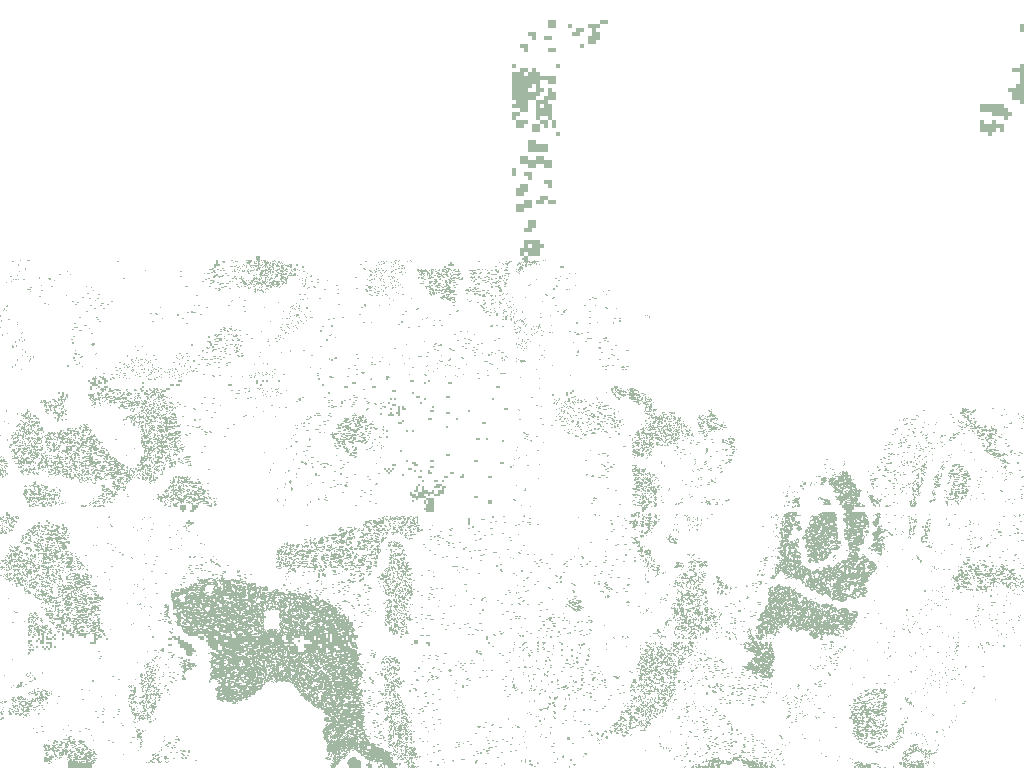
#> input picture img/canopy.png, 1024 x 768 px
$ python crop.py ../img/canopy.png
#> lines starting #> are read from the running program, lines starting #| are printed output that depends on the picture; after the words box and inside, x2 and y2 are one past the last pixel; in counts of white or black regions, pixels touching at a corner belong together
import sys, numpy as np, cv2
from PIL import Image
def beige_mask(a):
    r,g,b=[a[...,i].astype(int) for i in range(3)]
    return (r>130)&(r<235)&(g>110)&(g<210)&(b>70)&(b<160)&(r-b>45)&(r-g>5)&(r-g<40)&(abs((r-g)-(g-b))<25)
def crop(path):
#> called with path = '../img/canopy.png'
    im=Image.open(path).convert('RGB'); a=np.array(im); H,W=a.shape[:2]
#> after `im = Image.open(path).convert('RGB')`:
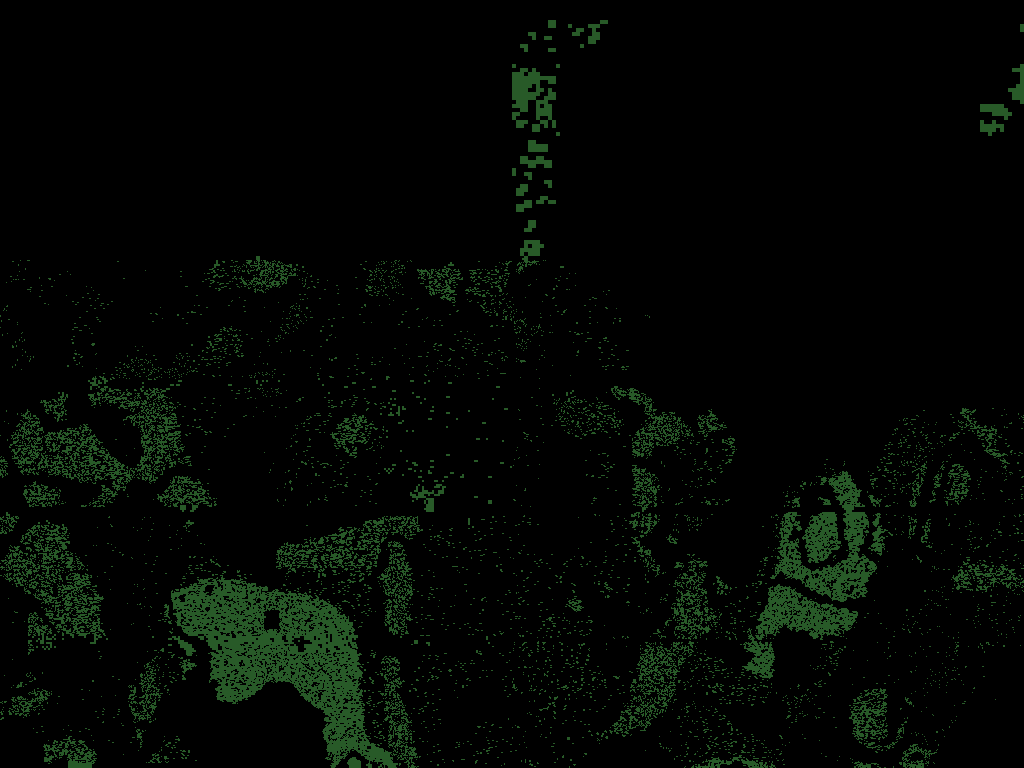
#> im: PIL image 1024x768 RGB; mean R, G, B 3.3, 7.3, 3.3
#> after `H, W = a.shape[:2]`: H = 768; W = 1024
    m=beige_mask(a)
#> in beige_mask, `r,g,b=[a[...,i].astype(int) for i in range(3)]`:
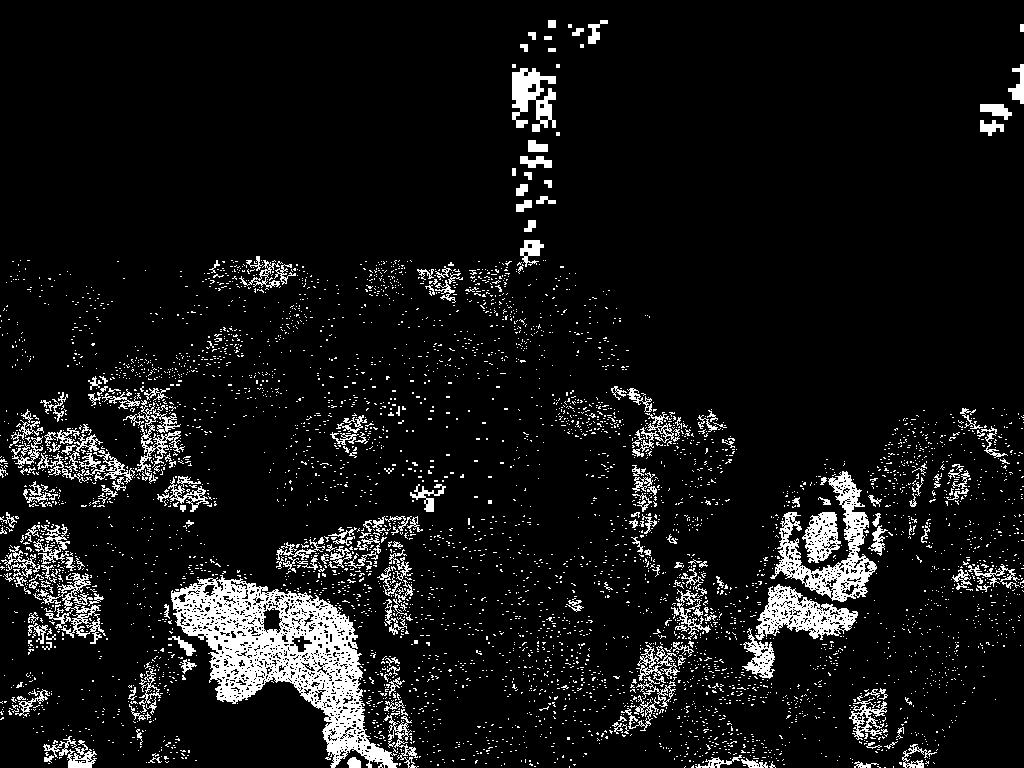
#> r: shape (768, 1024) int64; values 0 (black) and 40 (white), 8.1% white; 5012 white regions (4782 under 20 px), largest, box (x1, y1, x2, y2) and area: (171, 575, 398, 768) 15582, (770, 471, 877, 602) 3981, (755, 584, 858, 640) 2601
#> in beige_mask, `return (r>130)&(r<235)&(g>110)&(g<210)&(b>70)&(b<160)&(r-b>45)&(r-g>5)..`: returned value: shape (768, 1024) bool; every value is 0
    cy,cx=H//2,W//2
#> cy = 384; cx = 512
    # scan outward along center row/col for first solid beige run (>=8px)
    def scan(line, start, step):
        i=start; run=0
        while 0<=i<len(line):
            run = run+1 if line[i] else 0
            if run>=8: return i-run+1
            i+=step
        return None
    row=m[cy]; col=m[:,cx]
    # use multiple rows/cols and take median
    L=[];R=[];T=[];B=[]
    for d in range(-int(H*0.3),int(H*0.3),12):
        if not (0<=cy+d<H and 0<=cx+d<W): continue
        rr=m[cy+d]; cc=m[:,cx+d]
        l=scan(rr,cx+d,-1); r=scan(rr,cx+d,1); t=scan(cc,cy+d,-1); b=scan(cc,cy+d,1)
        if l is not None: L.append(l)
        if r is not None: R.append(r)
        if t is not None: T.append(t)
        if b is not None: B.append(b)
#> after the loop, B = []; L = []; R = []; T = []
    l,r,t,b=[int(np.median(x)) if x else -1 for x in (L,R,T,B)]
#> l = -1; r = -1; t = -1; b = -1
    return im, (l+1,t+1,r,b)
if __name__=='__main__':
    for p in sys.argv[1:]:
        im,box=crop(p); print(p.split('/')[-1], box, box[2]-box[0], box[3]-box[1])
#> after `im, box = crop(p)`: box = (0, 0, -1, -1)

def loose(a):
    r,g,b=[a[...,i].astype(int) for i in range(3)]
    beige=(r>120)&(g>100)&(b>60)&(r-b>35)&(r-b<110)&(r-g>5)&(r-g<45)
    dark=(r<60)&(g<60)&(b<60)
    gray=(abs(r-g)<12)&(abs(g-b)<12)&(r>60)&(r<200)
    return beige|dark|gray
def crop2(path):
    im,(l,t,r,b)=crop(path); a=np.array(im); H,W=a.shape[:2]
    if r<0: r=W-15
    w=r-l; b=min(H-1,t+w)
    m=loose(a)
    def trim(line_fn, i, step, limit):
        while 0<=i<limit and line_fn(i)>0.6: i+=step
        return i
    t2=trim(lambda y: m[y,l:r].mean(), t, 1, H)
    l2=trim(lambda x: m[t2:b,x].mean(), l, 1, W)
    r2=trim(lambda x: m[t2:b,x].mean(), r-1, -1, W)+1
    w=r2-l2; b2=t2+w
    return im,(l2,t2,r2,b2)
